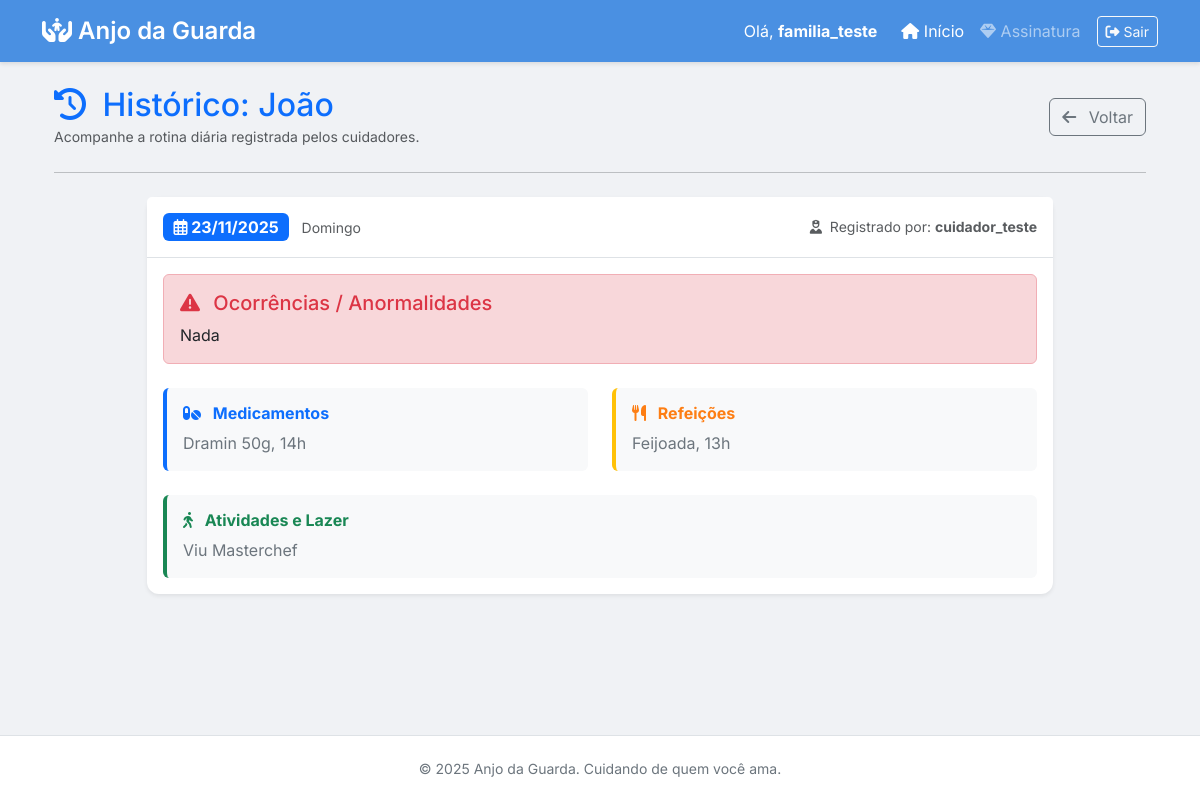
/gestao/rotina/visualizar/1/ (signed in), run on an earlier commit of the app's database.
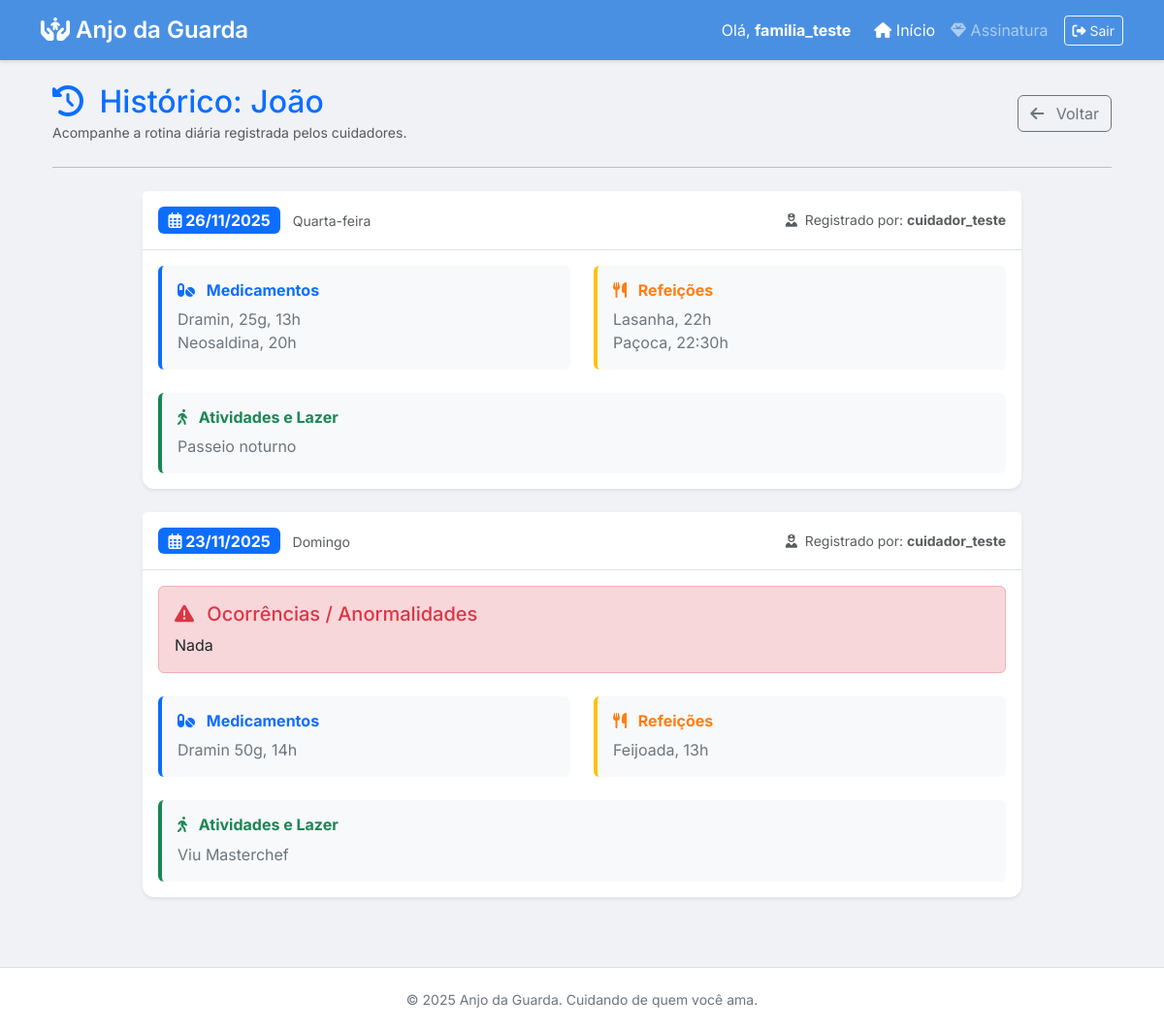
And on a later commit of the database.
### gestao/models.py (models this page shows)
class Rotina(models.Model):
    idoso = models.ForeignKey(Idoso, on_delete=models.CASCADE, related_name="rotinas")
    cuidador = models.ForeignKey(settings.AUTH_USER_MODEL, on_delete=models.SET_NULL, null=True)
    data = models.DateField(auto_now_add=True)
    medicamentos = models.TextField(blank=True, null=True)
    refeicoes = models.TextField(blank=True, null=True)
    atividades = models.TextField(blank=True, null=True)
    anormalidades = models.TextField(blank=True, null=True)
    class Meta:
        unique_together = ('idoso', 'data')
        ordering = ['-data']

### gestao/views.py (the view)
# urls.py: path('rotina/visualizar/<int:idoso_id>/', views.visualizar_rotina, name='visualizar_rotina'),
@login_required
def visualizar_rotina(request, idoso_id):
    idoso = get_object_or_404(Idoso, id=idoso_id)
    if idoso.familiar_responsavel != request.user:
        messages.error(request, "Você não tem permissão para ver a rotina deste idoso.")
        return redirect('home')
    rotinas = idoso.rotinas.all().order_by('-data')
    try:
        assinatura = request.user.assinatura
        eh_premium = assinatura.esta_valida() and assinatura.plano.historico_ilimitado
    except:
        eh_premium = False
    if not eh_premium:
        sete_dias_atras = timezone.now().date() - timedelta(days=7)
        rotinas = rotinas.filter(data__gte=sete_dias_atras)
        aviso_limitacao = True # Para mostrar um banner no HTML
    else:
        aviso_limitacao = False
    return render(request, 'gestao/visualizar_rotina.html', {
        'idoso': idoso,
        'rotinas': rotinas,
        'aviso_limitacao': aviso_limitacao # Passamos essa variável nova
    })

### gestao/models.py (called while the page is built)
    def esta_valida(self):
        agora = timezone.now()
        return self.status == 'ativa' and self.data_expiracao and self.data_expiracao > agora

### gestao/templates/gestao/visualizar_rotina.html (shortened to what the changed rows need)
{% extends 'base.html' %} {% block content %}
<div class="container">
    <div class="d-flex justify-content-between align-items-center mb-4">
        <div>
            <h2 class="mb-0 text-primary">
                <i class="fas fa-history me-2"></i> Histórico: {{ idoso.nome }}
            </h2>
        </div>
    </div>
    <hr class="mb-4"> {% if rotinas %}
    <div class="row">
        <div class="col-md-10 mx-auto">
            {% for rotina in rotinas %}
            <div class="card shadow-sm mb-4 border-0">
                <div class="card-header bg-white py-3 d-flex justify-content-between align-items-center border-bottom">
                    <div>
                        <span class="badge bg-primary fs-6 me-2">
                                    <i class="far fa-calendar-alt"></i> {{ rotina.data|date:"d/m/Y" }}
                                </span>
                        <span class="text-muted small">{{ rotina.data|date:"l" }}</span>
                    </div>
                    <div class="text-muted small">
                        <i class="fas fa-user-nurse me-1"></i> Registrado por: <strong>{{ rotina.cuidador.username|default:"Cuidador não identificado" }}</strong>
                    </div>
                </div>
                <div class="card-body">
                    {% if rotina.anormalidades %}
                    <div class="alert alert-danger mb-4">
                        <h5 class="alert-heading text-danger">
                            <i class="fas fa-exclamation-triangle me-2"></i> Ocorrências / Anormalidades
                        </h5>
                        <p class="mb-0 text-dark">{{ rotina.anormalidades|linebreaksbr }}</p>
                    </div>
                    {% endif %}
                    <div class="row g-4">
                        <div class="col-md-6">
                            <div class="h-100 p-3 bg-light rounded border-start border-4 border-primary">
                                <h6 class="text-primary fw-bold mb-2">
                                    <i class="fas fa-pills me-2"></i> Medicamentos
                                </h6>
                                {% if rotina.medicamentos %}
                                <p class="mb-0 text-secondary">{{ rotina.medicamentos|linebreaksbr }}</p>
                                {% else %}
                                <small class="text-muted fst-italic">Nenhum registro.</small> {% endif %}
                            </div>
                        </div>
                        <div class="col-md-6">
                            <div class="h-100 p-3 bg-light rounded border-start border-4 border-warning">
                                <h6 class="text-warning fw-bold mb-2" style="color: #fd7e14 !important;">
                                    <i class="fas fa-utensils me-2"></i> Refeições
                                </h6>
                                {% if rotina.refeicoes %}
                                <p class="mb-0 text-secondary">{{ rotina.refeicoes|linebreaksbr }}</p>
                                {% else %}
                                <small class="text-muted fst-italic">Nenhum registro.</small> {% endif %}
                            </div>
                        </div>
                        <div class="col-md-12">
                            <div class="p-3 bg-light rounded border-start border-4 border-success">
                                <h6 class="text-success fw-bold mb-2">
                                    <i class="fas fa-walking me-2"></i> Atividades e Lazer
                                </h6>
                                {% if rotina.atividades %}
                                <p class="mb-0 text-secondary">{{ rotina.atividades|linebreaksbr }}</p>
                                {% else %}
                                <small class="text-muted fst-italic">Nenhum registro.</small> {% endif %}
                            </div>
                        </div>
                    </div>
                </div>
            </div>
            {% endfor %}
        </div>
    </div>
    {% endif %}
</div>
{% endblock %}

What changed in the data, as far as the page shows it:
added Rotina: data "26/11/2025", data "Quarta-feira", cuidador.username "cuidador_teste", medicamentos "Dramin, 25g, 13h Neosaldina, 20h", refeicoes "Lasanha, 22h Paçoca, 22:30h", atividades "Passeio noturno"
